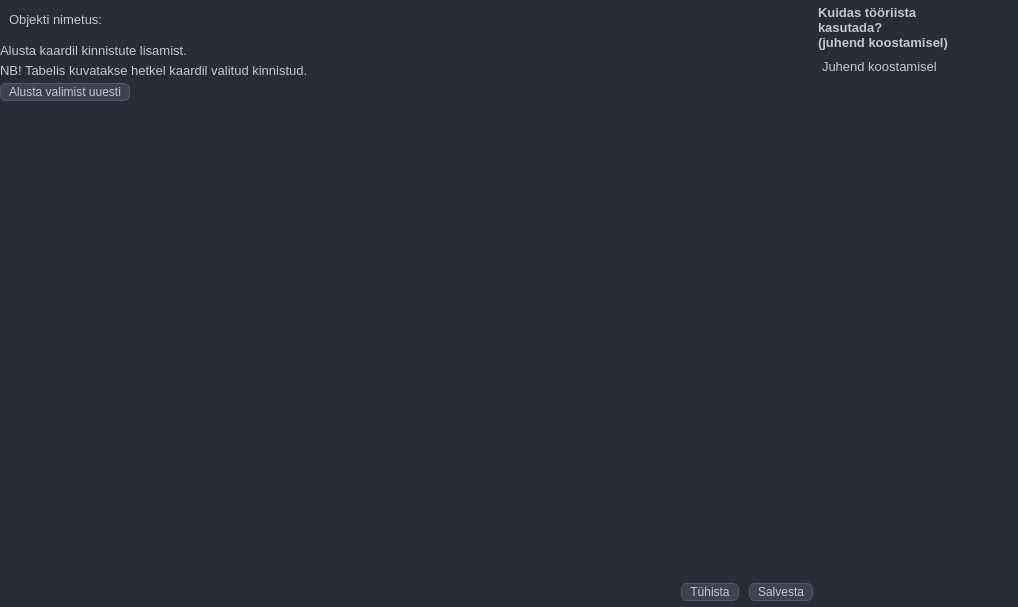
<?xml version="1.0" encoding="UTF-8"?>
<ui version="4.0">
 <class>Dialog</class>
 <widget class="QDialog" name="Dialog">
  <property name="geometry">
   <rect>
    <x>0</x>
    <y>0</y>
    <width>1018</width>
    <height>607</height>
   </rect>
  </property>
  <property name="windowTitle">
   <string>Dialog</string>
  </property>
  <property name="styleSheet">
   <string notr="true">*{
	border: transparent;
	background-color: transparent;
    background: transparent;
	padding: 0;
	margin: 0;
	color: #c5c5d2;
}

/*konteinerite peamised omadused*/

QDialog{
    background-color: #272c35;
}

#swWorkSpace{
    background-color: #202123;
}
#Sevituudid{
    background-color: #343b47;
}

#leftMenuContainer{
    background-color: #202123 ;
}

#rightMenuContainer{
    background-color: #272c35;
}


/*nuppu peamised omadused*/
/*Üldomadused*/
QPushButton{
	padding: 1px 8px;
    border-radius: 6px;
	background-color:#40414f;
	border: 0.5px solid #565869;
}


QPushButton:hover{
    background-color: #8e8ea0;
	padding: 1px 8px;
    border-radius: 8px;
	border: 0.5px solid #acacbe;
    
	color: rgb(255, 255, 255);
	padding: 2px 8px;
    border-radius: 6px;
}
</string>
  </property>
  <layout class="QVBoxLayout" name="verticalLayout">
   <property name="spacing">
    <number>5</number>
   </property>
   <property name="leftMargin">
    <number>0</number>
   </property>
   <property name="topMargin">
    <number>0</number>
   </property>
   <property name="rightMargin">
    <number>0</number>
   </property>
   <property name="bottomMargin">
    <number>0</number>
   </property>
   <item>
    <widget class="QFrame" name="frame_2">
     <property name="styleSheet">
      <string notr="true"/>
     </property>
     <property name="frameShape">
      <enum>QFrame::StyledPanel</enum>
     </property>
     <property name="frameShadow">
      <enum>QFrame::Raised</enum>
     </property>
     <layout class="QHBoxLayout" name="horizontalLayout_2">
      <property name="spacing">
       <number>5</number>
      </property>
      <property name="leftMargin">
       <number>0</number>
      </property>
      <property name="topMargin">
       <number>0</number>
      </property>
      <property name="rightMargin">
       <number>0</number>
      </property>
      <property name="bottomMargin">
       <number>0</number>
      </property>
      <item>
       <widget class="QFrame" name="frame_3">
        <property name="styleSheet">
         <string notr="true"/>
        </property>
        <property name="frameShape">
         <enum>QFrame::StyledPanel</enum>
        </property>
        <property name="frameShadow">
         <enum>QFrame::Raised</enum>
        </property>
        <layout class="QVBoxLayout" name="verticalLayout_4">
         <property name="spacing">
          <number>5</number>
         </property>
         <property name="leftMargin">
          <number>0</number>
         </property>
         <property name="topMargin">
          <number>0</number>
         </property>
         <property name="rightMargin">
          <number>0</number>
         </property>
         <property name="bottomMargin">
          <number>0</number>
         </property>
         <item>
          <widget class="QFrame" name="frHeading">
           <property name="frameShape">
            <enum>QFrame::StyledPanel</enum>
           </property>
           <property name="frameShadow">
            <enum>QFrame::Raised</enum>
           </property>
           <layout class="QVBoxLayout" name="verticalLayout_2">
            <property name="spacing">
             <number>5</number>
            </property>
            <property name="leftMargin">
             <number>0</number>
            </property>
            <property name="topMargin">
             <number>0</number>
            </property>
            <property name="rightMargin">
             <number>0</number>
            </property>
            <property name="bottomMargin">
             <number>0</number>
            </property>
            <item>
             <widget class="QFrame" name="frame">
              <property name="minimumSize">
               <size>
                <width>100</width>
                <height>0</height>
               </size>
              </property>
              <property name="font">
               <font>
                <pointsize>10</pointsize>
               </font>
              </property>
              <property name="frameShape">
               <enum>QFrame::StyledPanel</enum>
              </property>
              <property name="frameShadow">
               <enum>QFrame::Raised</enum>
              </property>
              <layout class="QHBoxLayout" name="horizontalLayout_3">
               <item>
                <widget class="QLabel" name="lblDescription">
                 <property name="font">
                  <font>
                   <pointsize>10</pointsize>
                  </font>
                 </property>
                 <property name="text">
                  <string>Objekti nimetus:</string>
                 </property>
                </widget>
               </item>
               <item>
                <widget class="QLabel" name="lblElementName">
                 <property name="minimumSize">
                  <size>
                   <width>100</width>
                   <height>0</height>
                  </size>
                 </property>
                 <property name="font">
                  <font>
                   <pointsize>10</pointsize>
                  </font>
                 </property>
                 <property name="text">
                  <string/>
                 </property>
                </widget>
               </item>
               <item>
                <widget class="QLabel" name="lblElementNumber">
                 <property name="minimumSize">
                  <size>
                   <width>100</width>
                   <height>0</height>
                  </size>
                 </property>
                 <property name="font">
                  <font>
                   <pointsize>10</pointsize>
                  </font>
                 </property>
                 <property name="text">
                  <string/>
                 </property>
                </widget>
               </item>
               <item>
                <spacer name="horizontalSpacer">
                 <property name="orientation">
                  <enum>Qt::Horizontal</enum>
                 </property>
                 <property name="sizeHint" stdset="0">
                  <size>
                   <width>40</width>
                   <height>20</height>
                  </size>
                 </property>
                </spacer>
               </item>
              </layout>
             </widget>
            </item>
            <item>
             <widget class="QLabel" name="label">
              <property name="font">
               <font>
                <pointsize>10</pointsize>
               </font>
              </property>
              <property name="text">
               <string>Alusta kaardil kinnistute lisamist.</string>
              </property>
             </widget>
            </item>
            <item>
             <widget class="QLabel" name="label_2">
              <property name="font">
               <font>
                <pointsize>10</pointsize>
               </font>
              </property>
              <property name="text">
               <string>NB! Tabelis kuvatakse hetkel kaardil valitud kinnistud.</string>
              </property>
             </widget>
            </item>
           </layout>
          </widget>
         </item>
         <item alignment="Qt::AlignLeft">
          <widget class="QPushButton" name="pbClear_list">
           <property name="text">
            <string>Alusta valimist uuesti</string>
           </property>
          </widget>
         </item>
         <item>
          <widget class="QFrame" name="frTable">
           <property name="frameShape">
            <enum>QFrame::StyledPanel</enum>
           </property>
           <property name="frameShadow">
            <enum>QFrame::Raised</enum>
           </property>
           <layout class="QHBoxLayout" name="horizontalLayout">
            <property name="spacing">
             <number>5</number>
            </property>
            <property name="leftMargin">
             <number>0</number>
            </property>
            <property name="topMargin">
             <number>0</number>
            </property>
            <property name="rightMargin">
             <number>0</number>
            </property>
            <property name="bottomMargin">
             <number>0</number>
            </property>
            <item>
             <widget class="QTableView" name="tvProperties"/>
            </item>
           </layout>
          </widget>
         </item>
         <item>
          <widget class="QFrame" name="fButtons">
           <property name="frameShape">
            <enum>QFrame::StyledPanel</enum>
           </property>
           <property name="frameShadow">
            <enum>QFrame::Raised</enum>
           </property>
           <layout class="QHBoxLayout" name="horizontalLayout_7">
            <property name="spacing">
             <number>10</number>
            </property>
            <property name="leftMargin">
             <number>0</number>
            </property>
            <property name="topMargin">
             <number>0</number>
            </property>
            <property name="rightMargin">
             <number>0</number>
            </property>
            <property name="bottomMargin">
             <number>0</number>
            </property>
            <item>
             <spacer name="horizontalSpacer_2">
              <property name="orientation">
               <enum>Qt::Horizontal</enum>
              </property>
              <property name="sizeHint" stdset="0">
               <size>
                <width>411</width>
                <height>20</height>
               </size>
              </property>
             </spacer>
            </item>
            <item>
             <widget class="QPushButton" name="pbCancel">
              <property name="text">
               <string>Tühista</string>
              </property>
              <property name="icon">
               <iconset>
                <normaloff>../Functions/icons/Icons_hele/x-circle.svg</normaloff>../Functions/icons/Icons_hele/x-circle.svg</iconset>
              </property>
             </widget>
            </item>
            <item>
             <widget class="QPushButton" name="pbSave">
              <property name="font">
               <font>
                <family>Tahoma</family>
               </font>
              </property>
              <property name="text">
               <string>Salvesta</string>
              </property>
              <property name="icon">
               <iconset>
                <normaloff>../Functions/icons/Icons_hele/save.svg</normaloff>../Functions/icons/Icons_hele/save.svg</iconset>
              </property>
              <property name="iconSize">
               <size>
                <width>16</width>
                <height>16</height>
               </size>
              </property>
             </widget>
            </item>
           </layout>
          </widget>
         </item>
         <item>
          <widget class="QFrame" name="frFooter">
           <property name="frameShape">
            <enum>QFrame::StyledPanel</enum>
           </property>
           <property name="frameShadow">
            <enum>QFrame::Raised</enum>
           </property>
           <layout class="QVBoxLayout" name="verticalLayout_3">
            <property name="leftMargin">
             <number>0</number>
            </property>
            <property name="topMargin">
             <number>0</number>
            </property>
            <property name="rightMargin">
             <number>0</number>
            </property>
            <property name="bottomMargin">
             <number>0</number>
            </property>
           </layout>
          </widget>
         </item>
        </layout>
       </widget>
      </item>
      <item>
       <widget class="QFrame" name="fHelpMenu">
        <property name="minimumSize">
         <size>
          <width>200</width>
          <height>0</height>
         </size>
        </property>
        <property name="maximumSize">
         <size>
          <width>200</width>
          <height>16777215</height>
         </size>
        </property>
        <property name="styleSheet">
         <string notr="true"/>
        </property>
        <property name="frameShape">
         <enum>QFrame::StyledPanel</enum>
        </property>
        <property name="frameShadow">
         <enum>QFrame::Raised</enum>
        </property>
        <layout class="QVBoxLayout" name="verticalLayout_10">
         <property name="spacing">
          <number>5</number>
         </property>
         <property name="leftMargin">
          <number>0</number>
         </property>
         <property name="topMargin">
          <number>5</number>
         </property>
         <property name="rightMargin">
          <number>0</number>
         </property>
         <property name="bottomMargin">
          <number>0</number>
         </property>
         <item>
          <widget class="QLabel" name="label_4">
           <property name="font">
            <font>
             <pointsize>10</pointsize>
             <weight>75</weight>
             <bold>true</bold>
            </font>
           </property>
           <property name="text">
            <string>Kuidas tööriista
kasutada?
(juhend koostamisel)</string>
           </property>
           <property name="textFormat">
            <enum>Qt::AutoText</enum>
           </property>
          </widget>
         </item>
         <item>
          <widget class="QTextEdit" name="textEdit">
           <property name="font">
            <font>
             <pointsize>10</pointsize>
            </font>
           </property>
           <property name="html">
            <string>&lt;!DOCTYPE HTML PUBLIC &quot;-//W3C//DTD HTML 4.0//EN&quot; &quot;http://www.w3.org/TR/REC-html40/strict.dtd&quot;&gt;
&lt;html&gt;&lt;head&gt;&lt;meta name=&quot;qrichtext&quot; content=&quot;1&quot; /&gt;&lt;style type=&quot;text/css&quot;&gt;
p, li { white-space: pre-wrap; }
&lt;/style&gt;&lt;/head&gt;&lt;body style=&quot; font-family:'MS Shell Dlg 2'; font-size:10pt; font-weight:400; font-style:normal;&quot;&gt;
&lt;p style=&quot; margin-top:0px; margin-bottom:0px; margin-left:0px; margin-right:0px; -qt-block-indent:0; text-indent:0px;&quot;&gt;Juhend koostamisel&lt;/p&gt;&lt;/body&gt;&lt;/html&gt;</string>
           </property>
           <property name="overwriteMode">
            <bool>false</bool>
           </property>
           <property name="textInteractionFlags">
            <set>Qt::TextSelectableByKeyboard|Qt::TextSelectableByMouse</set>
           </property>
          </widget>
         </item>
        </layout>
       </widget>
      </item>
     </layout>
    </widget>
   </item>
  </layout>
 </widget>
 <resources/>
 <connections/>
</ui>
